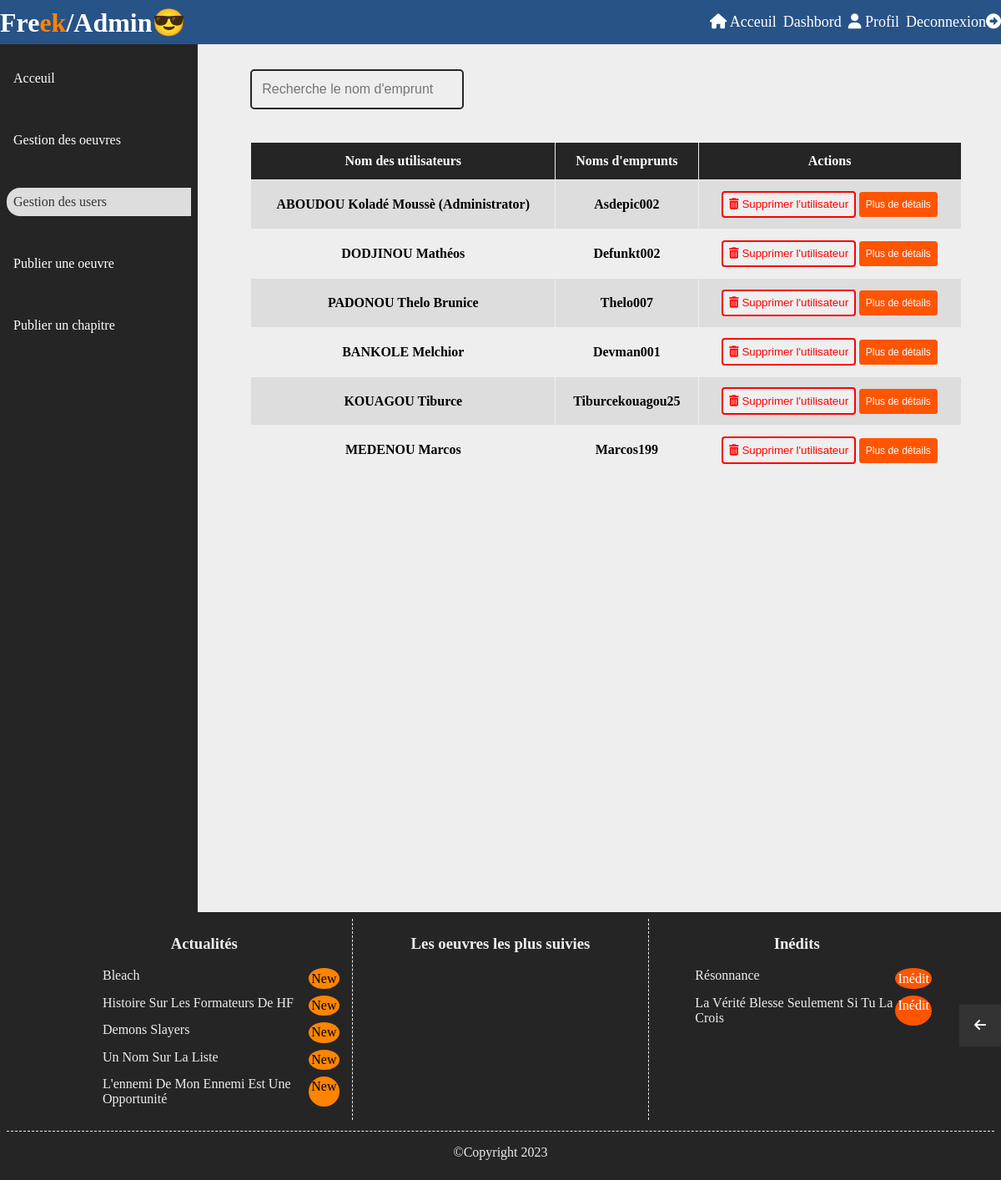
/admin/book-controller/view-gestion-users (signed in), run on the app's committed database.
### tables this page shows
CREATE TABLE `users` (
  `user_id` int(11) NOT NULL,
  `user_firstname` varchar(255) NOT NULL,
  `user_lastname` varchar(255) NOT NULL,
  `user_username` varchar(255) NOT NULL,
  `user_email` varchar(255) NOT NULL,
  `user_password` varchar(255) NOT NULL,
  `user_image` varchar(255) NOT NULL,
  `user_wordkey` varchar(255) NOT NULL,
  `user_role` enum('0','1') NOT NULL,
  `created_at` timestamp NOT NULL
);

CREATE TABLE `books` (
  `book_id` varchar(255) NOT NULL,
  `book_name` varchar(255) NOT NULL,
  `book_image` varchar(255) NOT NULL,
  `book_description` longtext NOT NULL,
  `book_status` enum('En ligne','En attente','Retirer') NOT NULL,
  `user_id` int(11) NOT NULL,
  `created_at` timestamp NOT NULL
);

### App/Controllers/BookController.php (called while the page is built, shortened)
<?php
require "../App/Models/BookModel.php";
require "../App/Models/UserModel.php";
class BookController {
    public function verifyAllDescLigne() {
        $this->bookmodel = new BookModel();
        $array = $this->bookmodel->verifyAllDescLigne();
        return $array;
    }
    public function verifyAllDescAttente() {
        $this->bookmodel = new BookModel();
        $array = $this->bookmodel->verifyAllDescAttente();
        return $array;
    }
    public function verifyAllUsers() {
        $this->usermodel = new UserModel();
        $array = $this->usermodel->verifyAllUsers();
        return $array;
    }
    public function viewGestionUsers() {
        $array = $this->verifyAllUsers();
        $array2 = $this->verifyAllDescLigne();
        $array4 = $this->verifyAllDescAttente();
        require_once("../App/Views/Admin/gestion-users.php");
    }
}

### public/index.php (called while the page is built, shortened)
<?php
$url = $_SERVER["QUERY_STRING"];
$router = new Router();
$router->add('', ['controller' => 'BookController', 'action' => 'viewHome']);
$router->add("{controller}/{action}");
$router->add("admin/{controller}/{action}");
$router->add("admin/{controller}/{id:\d+}/{action}");
$router->add("{controller}/{id:\d+}/{action}");
$router->add("{controller}/{bookname}/{action}");
$router->add("{controller}/{name:[a-zA-Z-\-]+\d+}/{action}");
$router->add("{controller}/{id:\d+}/{books}/{action}");
$router->dispatch($url);
?>

### App/Models/bookmodel.php (called while the page is built, shortened)
<?php
class Bookmodel extends Connexion {
    public function verifyAllDescLigne() {
        $conn = $this->connect();
        $sql = "SELECT * FROM `freek`.books WHERE book_status = 'En ligne' ORDER BY created_at DESC LIMIT 5";
        $stmt = $conn->query($sql);
        $result = $stmt->fetchAll();
        return $result;
    }
    public function verifyAllDescAttente() {
        $conn = $this->connect();
        $sql = "SELECT * FROM `freek`.books WHERE book_status = 'En attente' ORDER BY created_at DESC LIMIT 5";
        $stmt = $conn->query($sql);
        $result = $stmt->fetchAll();
        return $result;
    }
}
?>

### App/Models/UserModel.php (called while the page is built, shortened)
<?php
class UserModel extends Connexion {
    public function verifyAllUsers() {
        $conn = $this->connect();
        $sql = "SELECT * FROM `freek`.users";
        $stmt = $conn->query($sql);
        $result = $stmt->fetchAll();
        return $result;
    }
}

### App/Views/Admin/gestion-users.php (the view, shortened to what this page needs)
<?php
    require "header.php";
?>
<?php if(isset($_SESSION["user_role"]) && $_SESSION["user_role"] == 0): ?>
<main>
    <div class="bloc-div flex">
            <nav class="bloc-task">
                <ul>
                    <li><a href="/admin/book-controller/view-dashbord">Acceuil</a></li>
                    <li><a href="/admin/book-controller/redirection">Gestion des oeuvres</a></li>
                    <li class="active"><a href="/admin/book-controller/view-gestion-users">Gestion des users</a></li>
                    <li><a href="/admin/book-controller/create-book-admin">Publier une oeuvre</a></li>
                    <li><a href="/admin/book-controller/create-chapter-admin">Publier un chapitre</a></li>
                </ul>
            </nav>
        <div class="data">
            <div class="form-search flex">
                <form action="#" method="post">
                    <input list="browsers" type="text" id="search" placeholder="Recherche le nom d'emprunt">
                </form>
            </div>
            <div class="overflow_table">
            <table id="myTable">
                <thead class="thead-dark">
                    <tr>
                        <th>Nom des utilisateurs</th>
                        <th>Noms d'emprunts</th>
                        <th>Actions</th>
                    </tr>
                </thead>
                <tbody>
                    <?php foreach($array as $key => $values) : ?>
                        <tr>
                            <td><?= $values["user_lastname"] ?> <?= $values["user_firstname"] ?>
                                <?php if($values["user_role"] == 0) : ?>
                                    <strong>(Administrator)</strong>
                                <?php endif; ?>
                            </td>
                            <td><?= $values["user_username"] ?></td>
                            <td>
                                <button type="submit" class="danger supprimer" value = "<?= $values["user_id"] ?>"><i class="fa fa-trash"></i> Supprimer l'utilisateur</button>
                                <button class="update white watch" value = "<?= $values["user_id"] ?>">Plus de détails</button>
                            </td>
                        </tr>
                    <?php endforeach; ?>
                </tbody>
            </table>
            </div>
        </div>
    </div>
    <button class="click_button"><i class="fa fa-arrow-left"></i></a></button>
</main>
<?php
    require "footer.php";
?>
<?php else: ?>
<?php header("Location:/receive/page-error"); ?>
<?php endif; ?>

### App/Views/Admin/footer.php (shortened to what this page needs)
<footer>
    <div class="flex">
        <section>
            <h3>Actualités</h3>
            <ul class="flex flex-ul">
                <?php foreach($array2 as $key => $values) : ?>
                        <li><?= $values["book_name"] ?> <span class="span">New</span></li>
                <?php endforeach; ?>
            </ul>
        </section>
        <section>
            <h3>Les oeuvres les plus suivies</h3>
        </section>
        <section>
            <h3>Inédits</h3>
            <ul class="flex flex-ul">
                <?php foreach($array4 as $key => $values) : ?>
                        <li><?= $values["book_name"] ?> <span class="inedit">Inédit</span></li>
                <?php endforeach; ?>
            </ul>
        </section>
    </div>
    <p>&copy;Copyright 2023</p>
</footer>
</body>
</html>

### public/ressources/css/styles.css (style rules this page uses)
*, *::before, *::after { box-sizing: border-box; }
html { scroll-behavior: smooth; }
:root { --reddark-: rgb(107, 9, 9); --blnuitcl-: #275387; --rgb-blue-: rgb(83, 114, 218); --orange-: rgb(255, 132, 0); --orangepur-: #f50; --red-: red; --redclair-: rgb(223, 49, 49); --green-: green; --rgb-green-: rgb(49, 112, 49); --rgba-dark-: rgba(0, 0, 0, 0.4); --gray-: rgb(175, 172, 172); --clair-: rgba(204, 240, 231, 0.87); --clr-dark: 3 3 17; --bgc-rgb-: rgb(37, 37, 37); --fefefe-: #fefefe; --ccc-: #ccc; --ddd-: #ddd; --dd_d-: rgb(183, 179, 179); --c33-: #333; --eee-: #eee; --white-: white; --black-: black; --rgb-beige-: rgb(207, 205, 194); --px5-: 5px; --px10-: 10px; --px12-: 12px; --px14-: 14px; --px15-: 15px; --px16-: 16px; --px18-: 18px; --px20-: 20px; --px-20-: -20px; --px25-: 25px; --px35-: 35px; --px30-: 30px; --px40-: 40px; --px50-: 50px; --px55-: 55px; --px80-: 80px; --px100-: 100px; --pd_2-: .2em; --pd_3-: .3em; --pd_5-: .5em; --pd_8-: .8em; --pd1-: 1em; --rem8-: .8rem; --rem1-: 1rem; --rem3-: 1.3rem; --rem1_5-: 1.5rem; --rem2-: 2rem; --rem4-: 4rem; }
body { margin: 0; font-family: atiti, serif; background-color: var(--eee-); }
.flex { display: flex; }
.white { color: var(--white-); }
.top, .click_button { position: fixed; right: 0; justify-content: center; align-items: center; background-color: var(--c33-); aspect-ratio: 1; width: 50px; }
.click_button { bottom: 160px; border: none; color: var(--white-); font-size: var(--px16-); cursor: pointer; }
a { text-decoration: none; color: var(--white-); }
.bloc-div { gap: 1em; position: relative; }
.bloc-task { background-color: var(--bgc-rgb-); flex-basis: 20%; height: 130vh; }
.bloc-task, .bloc-task>ul>li { padding: var(--pd_5-); }
.bloc-task>ul { padding: 0; }
.active { background-color: var(--ddd-); border-top-left-radius: var(--pd1-); border-bottom-left-radius: var(--pd1-); }
.active>a { color: var(--c33-); }
.bloc-task>ul>li:not(:first-child) { margin-top: var(--px40-); }
.data { flex-basis: 80%; flex-wrap: wrap; justify-content: center; margin-block: var(--px30-); }
.overflow_table { max-width: 90%; margin: 2% auto; height: 100vh; overflow: scroll; }
#myTable { width: 100%; margin-top: var(--rem3-); }
.thead-dark { background-color: var(--bgc-rgb-); color: var(--white-); }
#myTable, #myTable th, #myTable td { border: 1px solid var(--eee-); border-collapse: collapse; text-align: center; padding: var(--rem8-); font-weight: bold; }
#myTable>tbody>tr:nth-of-type(2n+1) { background-color: var(--ddd-); }
.danger { border: 2px solid var(--red-); color: var(--red-); }
.danger, .success, .primary, .update, .blue, .remove>div>form>button:last-child, .inside>div>form>button:last-child, .put>div>form>button:last-child { border-radius: var(--pd_3-); padding: var(--pd_5-); }
.update { font-size: var(--px12-); border: 2px solid var(--orangepur-); background-color: var(--orangepur-); }
.form-search { max-width: 90%; margin: 0 auto; padding: 0; justify-content: space-between; align-items: center; }
.form-search>form { flex-basis: 30%; }
.form-search>form>input { outline: none; width: 100%; border: 2px solid var(--bgc-rgb-); }
.form-search>form>input, .form-search>a { border-radius: var(--pd_3-); padding: var(--rem8-) var(--px12-); background-color: var(--eee-); font-size: var(--px16-); }
footer { color: var(--eee-); background-color: var(--bgc-rgb-); padding: var(--pd_5-); }
footer>div { justify-content:center; border-bottom: 1px dashed var(--eee-); }
footer>div>section { flex-basis: 30%; margin-bottom: var(--rem8-); }
.flex-ul { justify-content: center; align-items: center; flex-wrap: wrap; gap: .5em 0; }
.flex-ul>li { flex-basis: 90%; display: flex; justify-content: space-between; }
.flex-ul>li>.span, .flex-ul>li>.inedit, .flex-ul>li>.follow { padding: var(--pd_2-); }
.flex-ul>li>.span, .flex-ul>li>.inedit { border-radius: 50%; }
.flex-ul>li>.inedit { background-color: var(--orangepur-); color: var(--white-); }
.flex-ul>li>.span { background-color: var(--orange-); color: var(--black-); }
footer>div>section:nth-of-type(2) { border-inline: 1px dashed var(--eee-); }
footer>div>section>h3 { text-align: center; }
footer>p { flex-basis: 100%; text-align: center; }

### data on the page
users: user_lastname "ABOUDOU", user_firstname "Koladé Moussè", user_role "(Administrator)", user_username "Asdepic002", $values["user_id"] 1 (drawn)
users: user_lastname "DODJINOU", user_firstname "Mathéos", user_username "Defunkt002", $values["user_id"] 19 (drawn)
users: user_lastname "PADONOU", user_firstname "Thelo Brunice", user_username "Thelo007", $values["user_id"] 20 (drawn)
users: user_lastname "BANKOLE", user_firstname "Melchior", user_username "Devman001", $values["user_id"] 23 (drawn)
users: user_lastname "KOUAGOU", user_firstname "Tiburce", user_username "Tiburcekouagou25", $values["user_id"] 24 (drawn)
users: user_lastname "MEDENOU", user_firstname "Marcos", user_username "Marcos199", $values["user_id"] 26 (drawn)
books: book_name "Bleach"
books: book_name "Histoire Sur Les Formateurs De HF"
books: book_name "Demons Slayers"
books: book_name "Un Nom Sur La Liste"
books: book_name "L'ennemi De Mon Ennemi Est Une Opportunité"
books: book_name "Résonnance"
books: book_name "La Vérité Blesse Seulement Si Tu La Crois"
